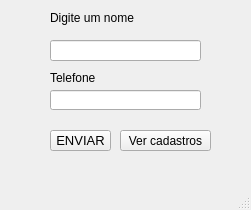
<?xml version="1.0" encoding="UTF-8"?>
<ui version="4.0">
 <class>MainWindow</class>
 <widget class="QMainWindow" name="MainWindow">
  <property name="geometry">
   <rect>
    <x>0</x>
    <y>0</y>
    <width>251</width>
    <height>210</height>
   </rect>
  </property>
  <property name="windowTitle">
   <string>MainWindow</string>
  </property>
  <widget class="QWidget" name="centralwidget">
   <widget class="QPushButton" name="botaoCadastrar">
    <property name="geometry">
     <rect>
      <x>50</x>
      <y>130</y>
      <width>61</width>
      <height>21</height>
     </rect>
    </property>
    <property name="font">
     <font>
      <pointsize>10</pointsize>
     </font>
    </property>
    <property name="text">
     <string>ENVIAR</string>
    </property>
   </widget>
   <widget class="QLineEdit" name="digitar">
    <property name="geometry">
     <rect>
      <x>50</x>
      <y>40</y>
      <width>151</width>
      <height>21</height>
     </rect>
    </property>
   </widget>
   <widget class="QLabel" name="label">
    <property name="geometry">
     <rect>
      <x>50</x>
      <y>10</y>
      <width>91</width>
      <height>16</height>
     </rect>
    </property>
    <property name="text">
     <string>Digite um nome</string>
    </property>
   </widget>
   <widget class="QLineEdit" name="telefone">
    <property name="geometry">
     <rect>
      <x>50</x>
      <y>90</y>
      <width>151</width>
      <height>20</height>
     </rect>
    </property>
   </widget>
   <widget class="QLabel" name="label_2">
    <property name="geometry">
     <rect>
      <x>50</x>
      <y>70</y>
      <width>81</width>
      <height>16</height>
     </rect>
    </property>
    <property name="text">
     <string>Telefone</string>
    </property>
   </widget>
   <widget class="QPushButton" name="verCadastros">
    <property name="geometry">
     <rect>
      <x>120</x>
      <y>130</y>
      <width>91</width>
      <height>21</height>
     </rect>
    </property>
    <property name="text">
     <string>Ver cadastros</string>
    </property>
   </widget>
  </widget>
  <widget class="QMenuBar" name="menubar">
   <property name="geometry">
    <rect>
     <x>0</x>
     <y>0</y>
     <width>251</width>
     <height>18</height>
    </rect>
   </property>
  </widget>
  <widget class="QStatusBar" name="statusbar"/>
 </widget>
 <resources/>
 <connections/>
</ui>
